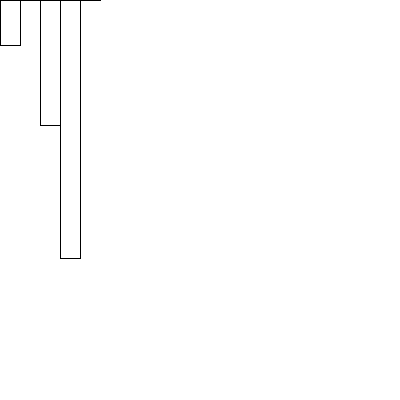
Frame 1 (no input)
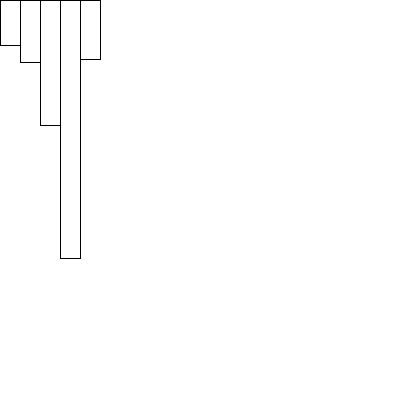
Frame 60 (the mouse pressed at the canvas centre just before this capture)
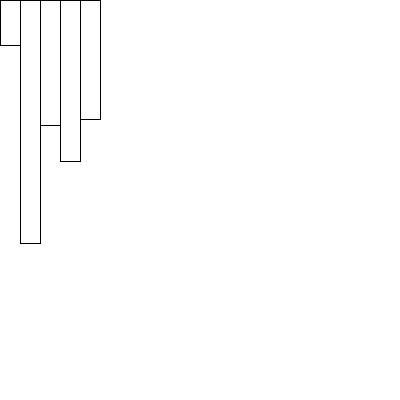
Frame 120 (the mouse held since frame 60 and released just before this capture)

The Processing sketch that drew these frames (run headless with seeded random() and noise(); from frame 60 on, the mouse is pressed at the canvas centre):

// Processing sketch: sketch_230529d
// ── sketch_230529d.pde
/*

   _4_
int x
 
      _5.4_
float desp

Array:

      _4_  _12_  _4_  _6_  _8_
      0    1     2    3    4 
int[]  x

        45   0.0   125    0.0    0.0
        __   __    __     __     __
        0    1     2      3      4
float[] tam
*/

//declaracion de un arreglo:
float[] tam;

void setup(){
  size(400,400);
  //creacion de lasillas:
  tam = new float[5]; 
 
  //accedo a un casillero para asignar un valor:
  tam[0] = 45;
  tam[2] = 125;
  tam[3] = random(0,400);
}

void draw(){
  background(255);
  //accedo a un casillero para invocar el valor:
  rect( 0,0,20,tam[0]);
  rect(20,0,20,tam[1]);
  rect(40,0,20,tam[2]);
  rect(60,0,20,tam[3]);
  rect(80,0,20,tam[4]);
  
  //accedo a un casillero para modificar su valor:
  tam[4]++;
  //tam[4] = tam[4]+1;
  
  tam[1] = random(0,400);
}

void mousePressed(){
  tam[3] = random(0,400); 
}
